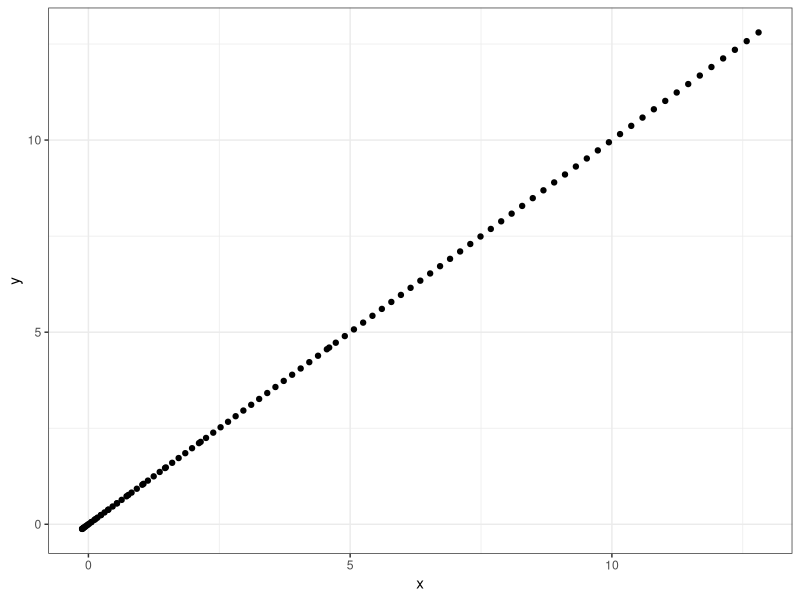
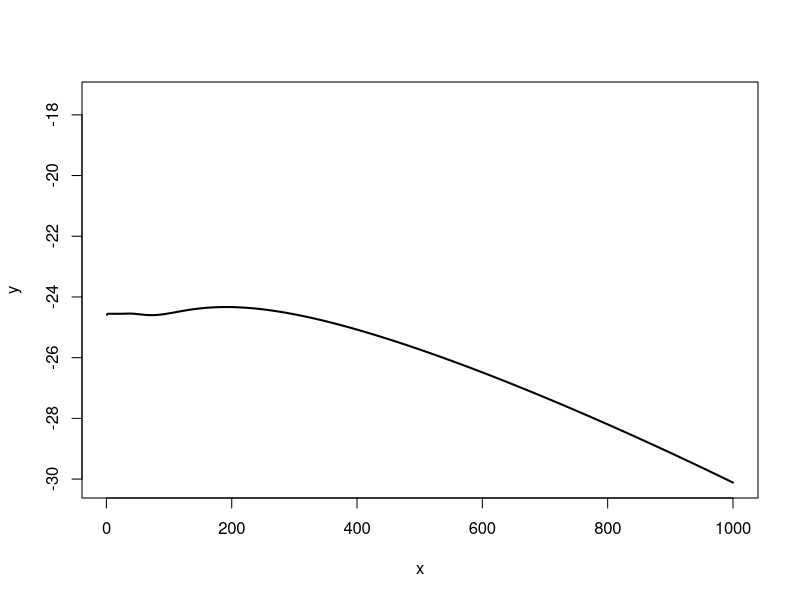
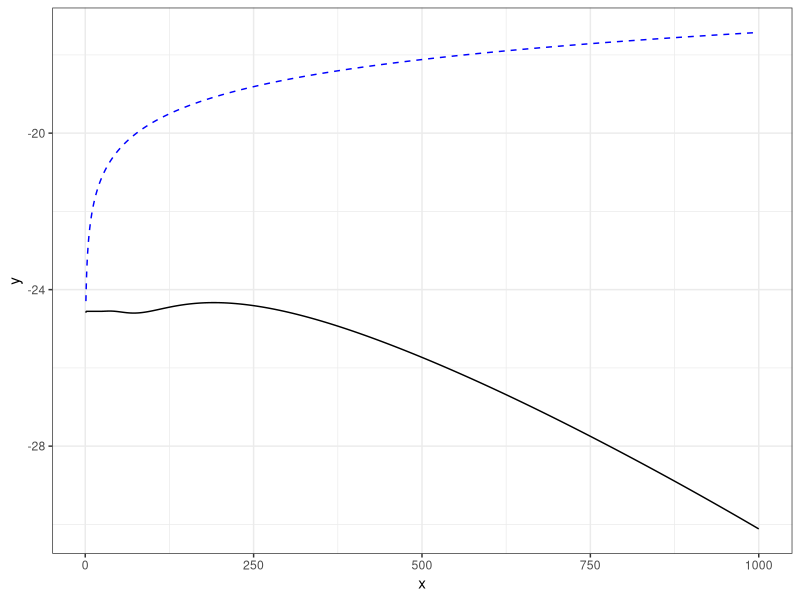
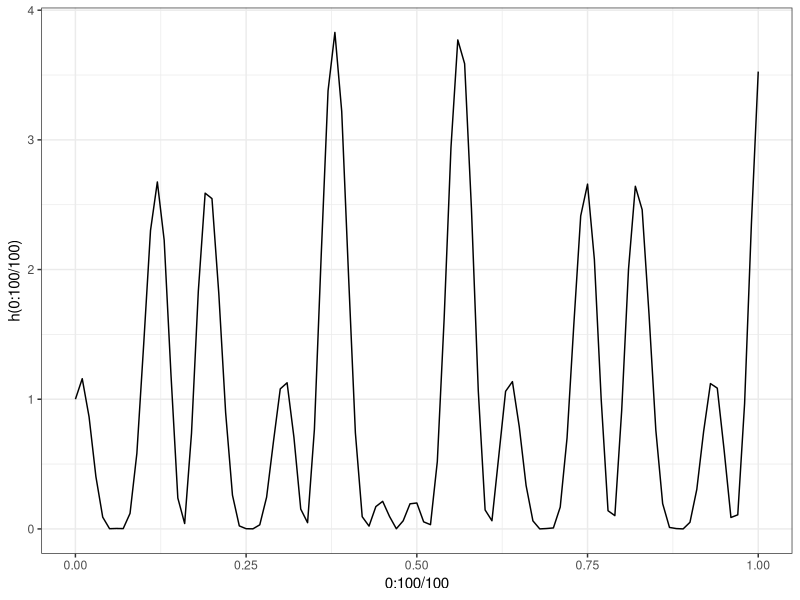
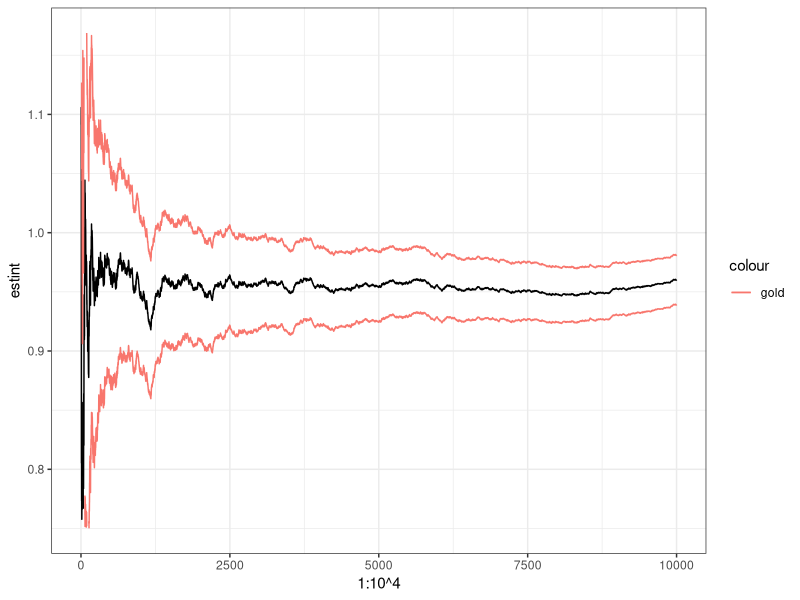
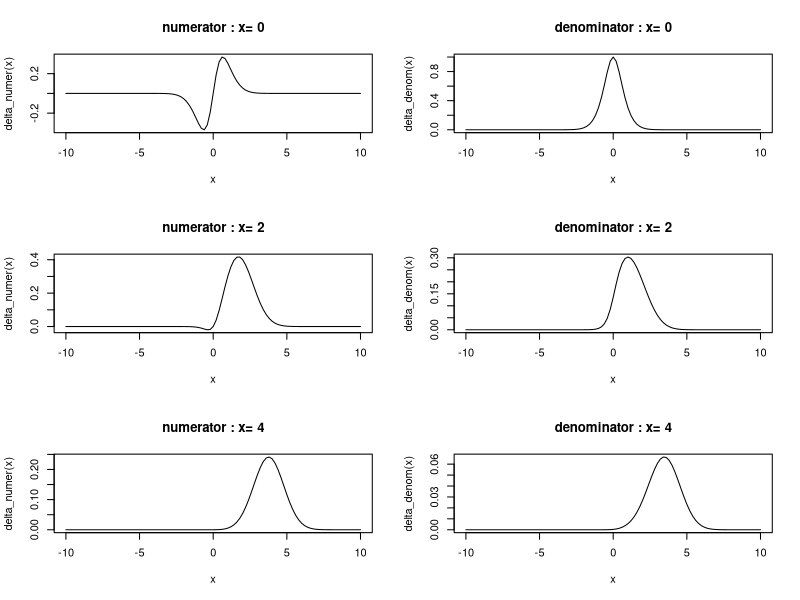
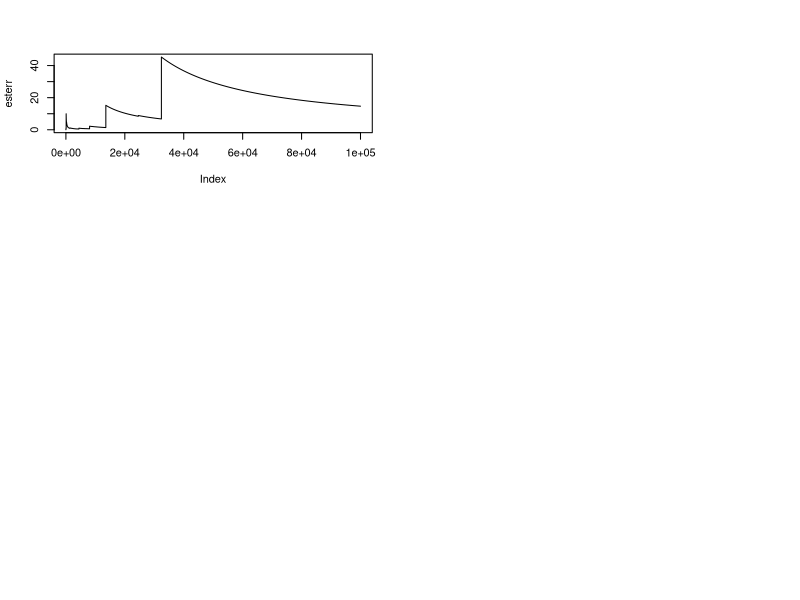
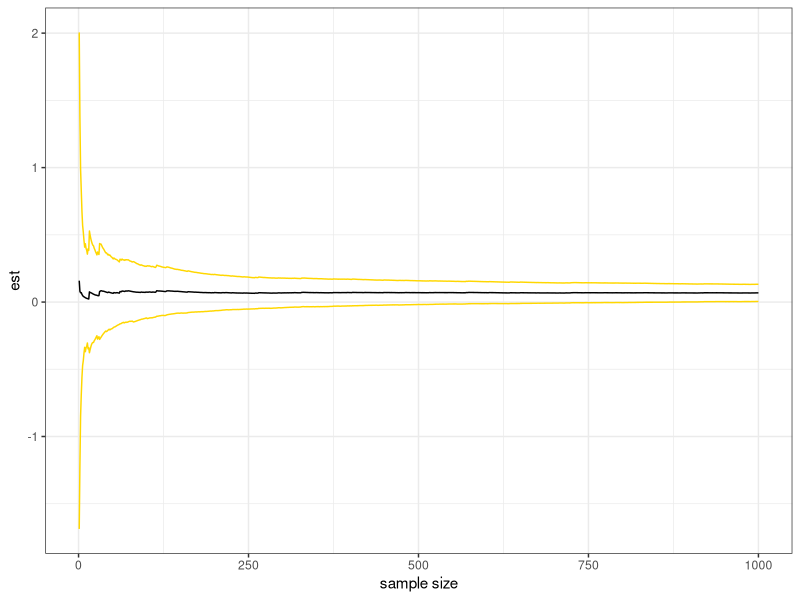

R code for these plots, in order:
## ---- chunk 1
knitr::opts_chunk$set(echo = TRUE,warning = FALSE,message = FALSE)
library(ggplot2)
library(reshape2)
library(dplyr)
library(MASS)
theme_set(theme_bw())
## ---- chunk 2
ch <- function(la){
  integrate(function(x) {x^{la-1}*exp(-x)}, 0, Inf)$val
}
plot_d <- data.frame(x = lgamma(seq(0.01,10,le=100)),y = log(apply(as.matrix(seq(0.01,10,le=100)), 1, ch)))
ggplot(plot_d,aes(x=x,y=y))+geom_point()
## ---- chunk 3
cac=rcauchy(10)+350
lik=function(the){
  u=dcauchy(cac[1]-the)
  for(i in 2:10)
    u=u*dcauchy(cac[i]-the)
    return(u)
}

print(integrate(lik,-Inf,Inf))

print(integrate(lik,200,400))

cac=rcauchy(10)

nin=function(a){integrate(lik,-a,a)$val}
nan=function(a){area(lik,-a,a)}
x=seq(1,10^3,le=10^4)
y=log(apply(as.matrix(x),1,nin))
z=log(apply(as.matrix(x),1,nan))
plot(x,y,type="l",ylim=range(cbind(y,z)),lwd=2)
ggplot()+geom_line(data = data.frame(x,y),mapping = aes(x=x,y=y))+geom_line(data = data.frame(x,z),mapping = aes(x=x,y=z),colour='blue',linetype=2)
## ---- chunk 4
h <- function(x){(cos(50 * x) + sin(20 * x))^2}
ggplot()+geom_line(mapping=aes(x= 0:100/100,y =h(0:100/100)))
integrate(h,0,1)
x <- h(runif(10^4))
estint <- cumsum(x)/(1:10^4)
esterr <- sqrt(cumsum((x - estint)^2))/(1:10^4)
ggplot(data.frame(estint), aes(x=1:10^4,y=estint))+geom_line()+ylim(mean(x)+20*c(-esterr[10^4],esterr[10^4]))+
  geom_line(mapping = aes(x=1:10^4,y=estint+2*esterr,color="gold"))+geom_line(mapping=aes(x=1:10^4,y=estint-2*esterr,color="gold"))
## ---- chunk 5
delta_numer <- function(theta){theta/(1+theta^2)*exp(-(x-theta)^2/2)}
delta_denom <- function(theta){1/(1+theta^2)*exp(-(x-theta)^2/2)}
par(mfrow=c(3,2))
for(x in c(0,2,4)){
  curve(delta_numer,from=-10,to=10,main=paste("numerator : x=",x))
  curve(delta_denom,from=-10,to=10,main=paste("denominator : x=",x))
} 

for(x in c(0,2,4)){
  #正規分布から乱数を発生させて、コーシーで評価
  N <-10^5
  norm <- rnorm(N,x)
  cauchy <- dcauchy(norm)
  print(mean(norm*cauchy)/mean(cauchy))
  #その逆　結果はほぼ同じ
  cauchy <- rcauchy(N)
  norm <- dnorm(cauchy,x)
  print(mean(cauchy*norm)/mean(norm))
} 
## ---- chunk 6
estint <- cumsum(cauchy*norm)/cumsum(norm)
esterr <- sqrt(cumsum((cauchy-estint)^2)/c(1:length(cauchy))^2)
plot(esterr,type='l')
## ---- chunk 7
N <- 10^3
h <- function(x){exp(-(x-3)^2/2)+exp(-(x-6)^2/2)}
sample <- rnorm(N)
n_mc_est <- cumsum(h(sample))/c(1:length(sample))
n_mc_err <- sqrt(cumsum((sample - n_mc_est)^2))/(1:length(sample))
n_mc <- data.frame(est = n_mc_est,error_max = n_mc_est + 2 * n_mc_err,error_min = n_mc_est - 2 * n_mc_err)
ggplot(n_mc,aes(x=1:length(sample),y=est))+geom_line()+
  geom_line(mapping = aes(x=1:length(sample),y=error_max),colour='gold')+
  geom_line(mapping = aes(x=1:length(sample),y=error_min),colour='gold')+
  xlab('sample size')
n_mc_est[N]
## ---- chunk 8
sample_g <- runif(N,-8,-1)
g_mc_est <- h(sample_g) * dnorm(sample_g) / dunif(sample_g,-8,-1) /c(1:length(sample_g))
g_mc_err <- sqrt(cumsum((h(sample_g) * dnorm(sample_g) / dunif(sample_g,-8,-1) - g_mc_est)^2))/c(1:length(sample_g))
g_mc <- data.frame(est = g_mc_est,error_max = g_mc_est + 2 * g_mc_err,error_min = g_mc_est - 2 * g_mc_err)
ggplot(g_mc,aes(x=1:length(sample),y=est))+geom_line(colour='red')+
  geom_line(mapping = aes(x=1:length(sample),y=error_max),colour='gold')+
  geom_line(mapping = aes(x=1:length(sample),y=error_min),colour='gold')+
  xlab('sample size')
## ---- chunk 9
sample_g <- runif(N,-2,10)
g_mc_est <- h(sample_g) * dnorm(sample_g) / dunif(sample_g,-2,10) /c(1:length(sample_g))
g_mc_err <- sqrt(cumsum((h(sample_g) * dnorm(sample_g) / dunif(sample_g,-2,10) - g_mc_est)^2))/c(1:length(sample_g))
g_mc <- data.frame(est = g_mc_est,error_max = g_mc_est + 2 * g_mc_err,error_min = g_mc_est - 2 * g_mc_err)
ggplot(g_mc,aes(x=1:length(sample),y=est))+geom_line(colour='red')+
  geom_line(mapping = aes(x=1:length(sample),y=error_max),colour='gold')+
  geom_line(mapping = aes(x=1:length(sample),y=error_min),colour='gold')+
  xlab('sample size')

g_mc_est[N]
## ---- chunk 10
pnorm(-4.5, log=T)
pnorm(-4.5)
## ---- chunk 11
Nsim <- 10^3
y <- rexp(Nsim) + 4.5
weit =dnorm(y)/dexp(y-4.5)
plot(cumsum(weit)/1:Nsim,type="l")
abline(a=pnorm(-4.5),b=0,col="red")
## ---- chunk 12
par(mfrow=c(2,2))
for(lambda in c(1, 5, 10, 20)){
  Nsim <- 10^4
  y <- rexp(Nsim)/lambda+4.5
  weit <- dnorm(y)/dexp(y-4.5, lambda)
  estint <- cumsum(weit)/1:Nsim
  esterr <- sqrt(cumsum((weit-estint)^2))/(1:Nsim)
  plot(estint, xlab="Mean and error range", ylab="prob", type="l", main=paste("lambda = ",lambda))
  lines(estint+2*esterr, col="gold", lwd=2)
  lines(estint-2*esterr, col="gold", lwd=2)
  abline(h=pnorm(-4.5), col="red")
}
## ---- chunk 13
f <- function(a,b){
  exp(2*(lgamma(a+b) - lgamma(a) - lgamma(b)) +
    a*log(0.3) + b*log(0.2))}
  
aa = 1:150
bb = 1:100

post = outer(aa,bb,f)
image(aa,bb,post,xlab=expression(alpha),ylab="")
contour(aa,bb,post,add=T)

